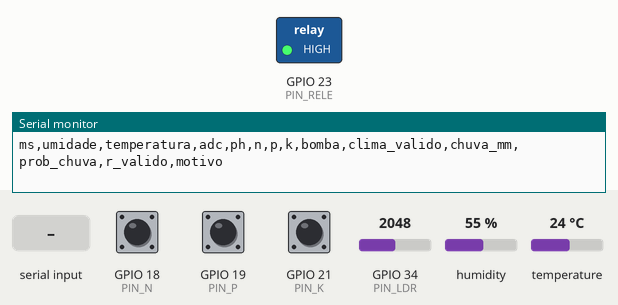
Bench run of a sketch on a simulated ESP32. Parts: switched loads named in the sketch (green lamp = pin HIGH), the last lines printed to the serial monitor. The inputs (shaded band) are chosen by the test bench; at power-on: humidity 55 %, GPIO 18 (PIN_N) HIGH, GPIO 19 (PIN_P) HIGH, GPIO 21 (PIN_K) HIGH, GPIO 34 (PIN_LDR) = 2048, temperature 24 °C (analog values on the 0–4095 scale).

Above: at 1.2 s.
1.3 s: humidity set to 42 %
3.5 s: humidity set to 38 %
At 5.1 s:
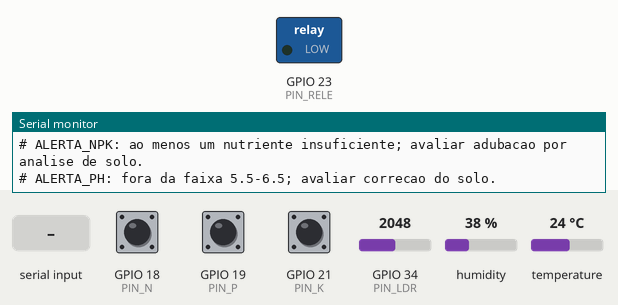
11.5 s: "R DESLIGAR\n" received over Serial
At 12.5 s:
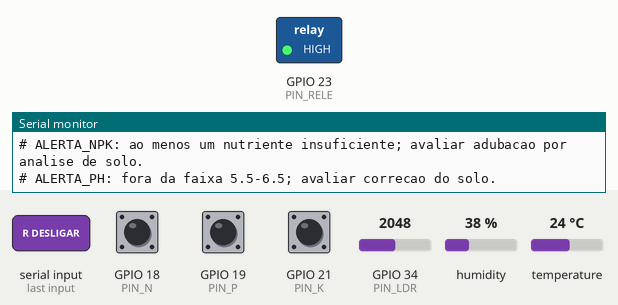
Timing chart, 0 to 14.5 s (numbered marks = the images above; inputs shaded):
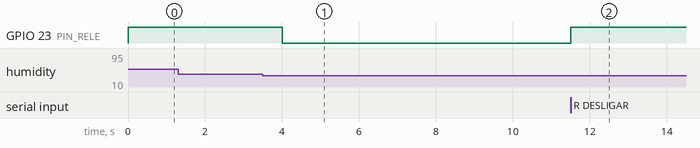

Measured:
- the behaviour switches between 40 and 39 % on humidity (found by bisection; images 0 and 1)
- after the input at 3.5 s, GPIO 23 (PIN_RELE): HIGH → LOW after 0.51 s
- after the input at 11.5 s, GPIO 23 (PIN_RELE): LOW → HIGH at once

The sketch:

sketch.ino
```cpp
#include <Arduino.h>
#include <DHTesp.h>
#include <cmath>
#include <cstdio>
#include <cstring>

// FarmTech Solutions, Fase 2: cafe. Sensores agricolas substituidos didaticamente.
constexpr int PIN_N = 18, PIN_P = 19, PIN_K = 21;
constexpr int PIN_DHT = 15, PIN_LDR = 34, PIN_RELE = 23;
// diagram.json usa transistor=pnp (active-low): LOW fecha COM-NO.
// A polaridade foi verificada pelo LED ligado aos contatos no simulador.
constexpr int RELE_LIGADO = LOW, RELE_DESLIGADO = HIGH;
constexpr uint32_t LEITURA_MS = 2000, DEBOUNCE_MS = 40;
constexpr uint32_t CLIMA_TTL_MS = 6UL * 60UL * 60UL * 1000UL;
constexpr uint32_t R_TTL_MS = 120000, MAX_BOMBA_MS = 120000;
constexpr float UMIDADE_CRITICA = 25, CHUVA_MIN_MM = 3, PROB_MIN = 60;
constexpr float PH_MIN = 5.5, PH_MAX = 6.5;
float umidadeLigar = 40, umidadeDesligar = 60;

struct Decisao { bool ligar; const char* motivo; };

// Funcao pura, testada em tests/test_decisao.cpp. NPK/pH geram alertas separados.
Decisao decidir(float umidade, bool sensorValido, bool bloqueado,
               bool bombaAtual, bool climaValido, float chuva, float prob,
               int recomendacaoR, float minimo = 40, float maximo = 60) {
  if (bloqueado) return {false, "TEMPO_MAXIMO_REARME_NECESSARIO"};
  if (!sensorValido || !std::isfinite(umidade) || umidade < 0 || umidade > 100)
    return {false, "FALHA_DHT22"};
  if (umidade >= maximo) return {false, "UMIDADE_SUFICIENTE"};
  if (umidade <= UMIDADE_CRITICA) return {true, "SOLO_CRITICAMENTE_SECO"};
  if (climaValido && chuva >= CHUVA_MIN_MM && prob >= PROB_MIN)
    return {false, "CHUVA_PREVISTA"};
  if (recomendacaoR == 0) return {false, "RECOMENDACAO_R_DESLIGAR"};
  if (recomendacaoR == 1) return {true, "RECOMENDACAO_R_LIGAR"};
  if (umidade < minimo) return {true, "UMIDADE_BAIXA"};
  return {bombaAtual, bombaAtual ? "HISTERESE_MANTEM_LIGADA" : "HISTERESE_MANTEM_DESLIGADA"};
}

bool vigente(bool recebido, uint32_t agora, uint32_t desde, uint32_t ttl) {
  return recebido && uint32_t(agora - desde) < ttl;
}

struct Botao {
  int pin;
  bool ultimoBruto = false, pressionado = false;
  uint32_t mudouEm = 0;
  void iniciar() { pinMode(pin, INPUT_PULLUP); }
  bool atualizar(uint32_t agora) {
    bool bruto = digitalRead(pin) == LOW;
    if (bruto != ultimoBruto) { ultimoBruto = bruto; mudouEm = agora; }
    if (uint32_t(agora - mudouEm) >= DEBOUNCE_MS && pressionado != bruto) {
      pressionado = bruto;
      return true;
    }
    return false;
  }
};

DHTesp dht;
Botao botoes[3] = {{PIN_N}, {PIN_P}, {PIN_K}};
float umidade = NAN, temperatura = NAN, ph = NAN;
int adc = 0;
bool dhtValido = false, bomba = false, bloqueado = false;
bool climaRecebido = false;
float chuvaMm = 0, probChuva = 0;
uint32_t climaEm = 0, rEm = 0, bombaEm = 0, ultimaLeitura = 0;
int rRecomendacao = -1;  // -1=automatico local; 0=desligar; 1=ligar.
char linha[96];
size_t posLinha = 0;
bool descartarLinha = false;
const char* motivo = "AGUARDANDO_DHT22";

void cabecalho() {
  Serial.println("ms,umidade,temperatura,adc,ph,n,p,k,bomba,clima_valido,chuva_mm,prob_chuva,r_valido,motivo");
}

void ajudar() {
  Serial.println("# FarmTech Cafe | DHT22 e LDR sao substituicoes didaticas.");
  Serial.println("# CHUVA <mm_proximas_6h> <maior_prob_horaria_%> (ex.: CHUVA 5 80)");
  Serial.println("# CLIMA OFF | R LIGAR | R DESLIGAR | R AUTO | REARME | STATUS | AJUDA");
  Serial.println("# N/P/K pressionados=adequado; soltos=insuficiente. Ajuste o LDR ao mudar NPK.");
  cabecalho();
}

void imprimirStatus(uint32_t agora) {
  bool cv = vigente(climaRecebido, agora, climaEm, CLIMA_TTL_MS);
  bool rv = vigente(rRecomendacao != -1, agora, rEm, R_TTL_MS);
  Serial.printf("%lu,%.1f,%.1f,%d,%.2f,%d,%d,%d,%d,%d,%.2f,%.1f,%d,%s\n",
    (unsigned long)agora, umidade, temperatura, adc, ph,
    botoes[0].pressionado, botoes[1].pressionado, botoes[2].pressionado,
    bomba, cv, cv ? chuvaMm : NAN, cv ? probChuva : NAN, rv, motivo);
}

void processarComando(const char* comando, uint32_t agora) {
  float mm = 0, prob = 0;
  int fim = 0;
  if (std::sscanf(comando, "CHUVA %f %f %n", &mm, &prob, &fim) == 2 &&
      fim > 0 && comando[fim] == '\0' && std::isfinite(mm) && mm >= 0 &&
      std::isfinite(prob) && prob >= 0 && prob <= 100) {
    chuvaMm = mm; probChuva = prob; climaEm = agora; climaRecebido = true;
    Serial.println("# Previsao recebida, validade de 6 horas de tempo simulado.");
  } else if (strcmp(comando, "CLIMA OFF") == 0) {
    climaRecebido = false; Serial.println("# Previsao removida; controle local.");
  } else if (strcmp(comando, "R LIGAR") == 0 || strcmp(comando, "R DESLIGAR") == 0) {
    rRecomendacao = strcmp(comando, "R LIGAR") == 0 ? 1 : 0; rEm = agora;
    Serial.println("# Recomendacao R recebida, validade 120 segundos de tempo simulado.");
  } else if (strcmp(comando, "R AUTO") == 0) {
    rRecomendacao = -1; Serial.println("# Controle por histerese local restaurado.");
  } else if (strcmp(comando, "REARME") == 0) {
    bloqueado = false; Serial.println("# Bloqueio de tempo rearmado.");
  } else if (strcmp(comando, "STATUS") == 0) {
    imprimirStatus(agora);
  } else if (strcmp(comando, "AJUDA") == 0) {
    ajudar();
  } else {
    Serial.println("# Comando invalido. Digite AJUDA. Use ponto decimal e Enter.");
  }
}

void lerSerial(uint32_t agora) {
  while (Serial.available()) {
    char c = (char)Serial.read();
    if (c == '\r') continue;
    if (c == '\n') {
      if (descartarLinha) Serial.println("# Linha muito longa descartada.");
      else if (posLinha) { linha[posLinha] = '\0'; processarComando(linha, agora); }
      posLinha = 0; descartarLinha = false;
    } else if (!descartarLinha) {
      if (posLinha < sizeof(linha) - 1) linha[posLinha++] = c;
      else descartarLinha = true;
    }
  }
}

void controlar(uint32_t agora) {
  if (bomba && uint32_t(agora - bombaEm) >= MAX_BOMBA_MS) bloqueado = true;
  bool cv = vigente(climaRecebido, agora, climaEm, CLIMA_TTL_MS);
  int rr = vigente(rRecomendacao != -1, agora, rEm, R_TTL_MS) ? rRecomendacao : -1;
  Decisao d = decidir(umidade, dhtValido, bloqueado, bomba, cv, chuvaMm, probChuva,
                      rr, umidadeLigar, umidadeDesligar);
  if (d.ligar != bomba) {
    bomba = d.ligar;
    if (bomba) bombaEm = agora;
    digitalWrite(PIN_RELE, bomba ? RELE_LIGADO : RELE_DESLIGADO);
    Serial.printf("# BOMBA %s: %s\n", bomba ? "LIGADA" : "DESLIGADA", d.motivo);
  }
  motivo = d.motivo;
}

void setup() {
  digitalWrite(PIN_RELE, RELE_DESLIGADO);
  pinMode(PIN_RELE, OUTPUT);
  Serial.begin(115200);
  for (auto& b : botoes) b.iniciar();
  analogReadResolution(12);
  analogSetPinAttenuation(PIN_LDR, ADC_11db);
  dht.setup(PIN_DHT, DHTesp::DHT22);
  ultimaLeitura = millis();
  ajudar();
}

void loop() {
  uint32_t agora = millis();
  lerSerial(agora);
  bool npkMudou = false;
  for (auto& b : botoes) if (b.atualizar(agora)) npkMudou = true;
  if (npkMudou) Serial.println("# NPK alterado: ajuste manualmente a luz do LDR para representar novo pH.");

  if (uint32_t(agora - ultimaLeitura) >= LEITURA_MS) {
    ultimaLeitura = agora;
    TempAndHumidity leitura = dht.getTempAndHumidity();
    umidade = leitura.humidity; temperatura = leitura.temperature;
    dhtValido = dht.getStatus() == 0 && std::isfinite(umidade) && umidade >= 0 && umidade <= 100;
    long soma = 0;
    for (int i = 0; i < 16; ++i) soma += analogRead(PIN_LDR);
    adc = int(soma / 16);
    ph = adc * 14.0f / 4095.0f; // Conversao didatica, nao calibracao de pH real.
    controlar(agora);
    imprimirStatus(agora);
    if (!(botoes[0].pressionado && botoes[1].pressionado && botoes[2].pressionado))
      Serial.println("# ALERTA_NPK: ao menos um nutriente insuficiente; avaliar adubacao por analise de solo.");
    if (ph < PH_MIN || ph > PH_MAX)
      Serial.println("# ALERTA_PH: fora da faixa 5.5-6.5; avaliar correcao do solo.");
  }
  controlar(agora); // Comandos e timeout independem da proxima leitura do DHT.
  delay(10);
}
```
